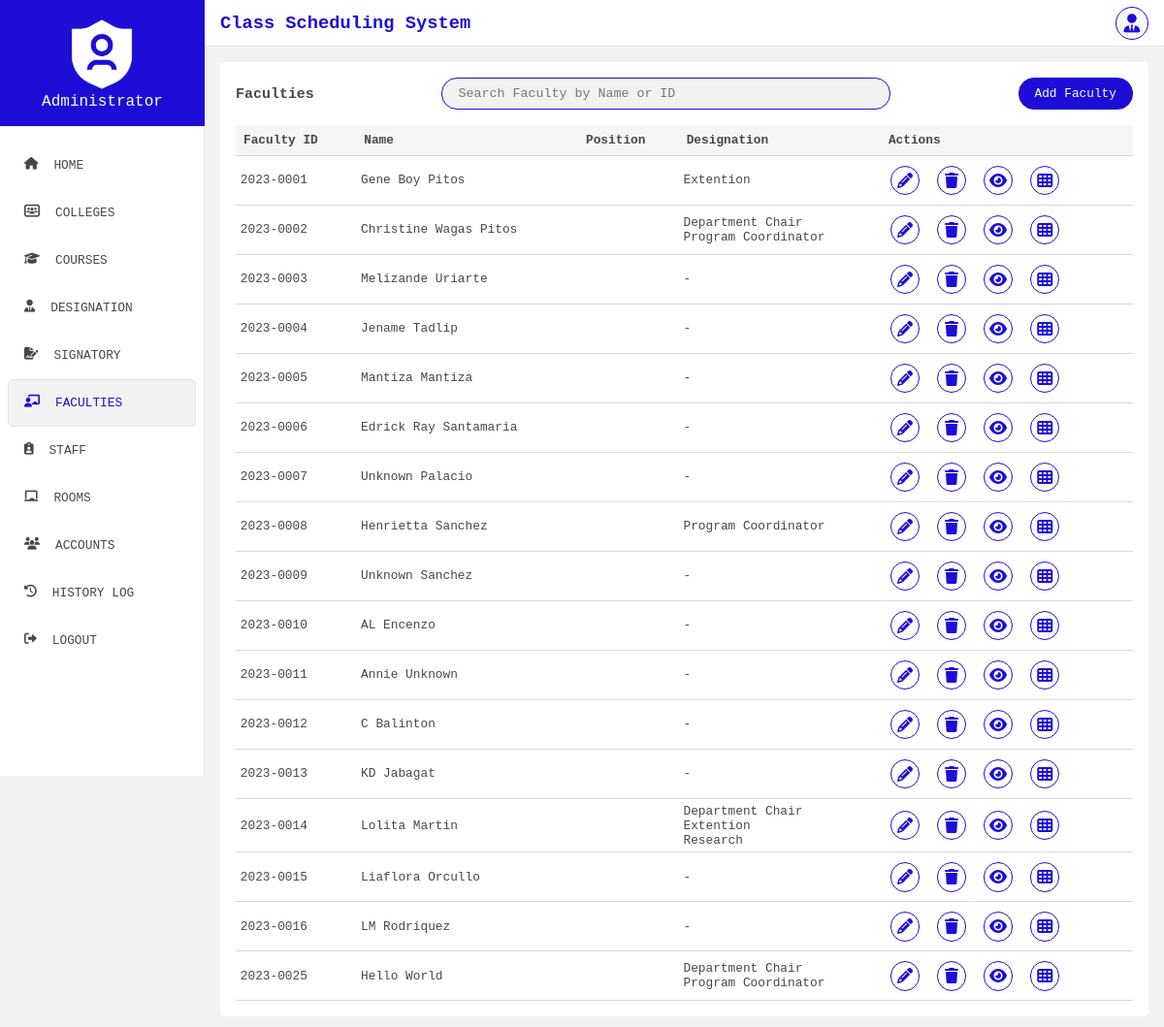
The app's page /view/faculties.php (signed in), older data.
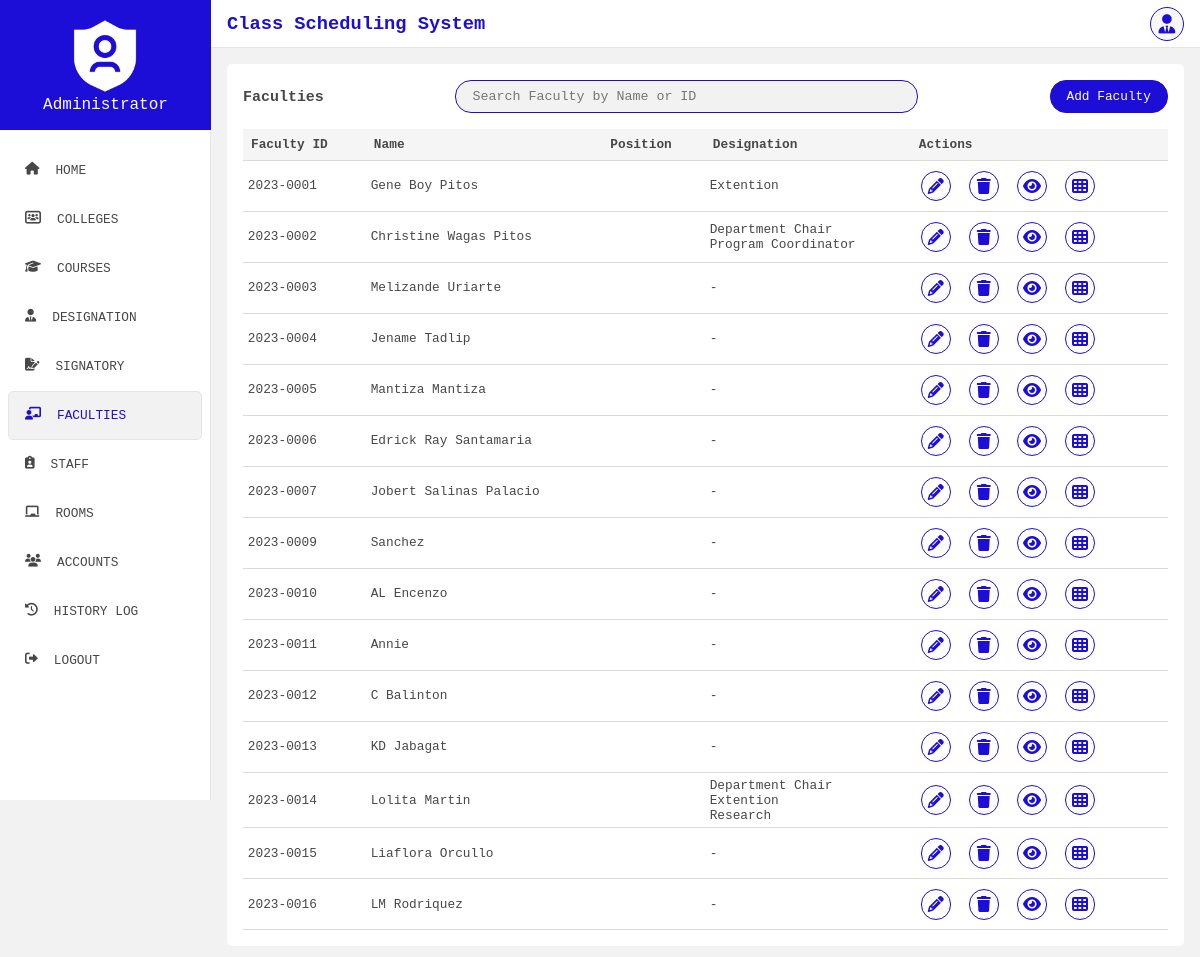
The same page, newer data.
### tables this page shows
CREATE TABLE `course_faculty` (
  `course_id` varchar(40) NOT NULL,
  `fac_id` varchar(40) NOT NULL
);

CREATE TABLE `faculty` (
  `fac_id` varchar(40) NOT NULL,
  `fname` varchar(100) DEFAULT NULL,
  `mname` varchar(100) DEFAULT NULL,
  `lname` varchar(40) DEFAULT NULL,
  `address` text DEFAULT NULL,
  `sex` varchar(40) DEFAULT NULL,
  `marital_stat` varchar(40) DEFAULT NULL,
  `contact` varchar(40) DEFAULT NULL,
  `vaccinated` varchar(40) DEFAULT NULL,
  `educ_qualification` varchar(50) NOT NULL,
  `qual_major` varchar(50) NOT NULL,
  `eligibility_prc` varchar(50) NOT NULL,
  `position_id` varchar(50) NOT NULL
);

CREATE TABLE `faculty_designation` (
  `fac_id` varchar(50) NOT NULL,
  `designation_id` varchar(50) NOT NULL
);

CREATE TABLE `designation` (
  `designation_id` varchar(50) NOT NULL,
  `designation_title` varchar(50) NOT NULL,
  `deloading` int(50) NOT NULL
);

### config/Dbh.php (called while the page is built)
<?php
class Dbh{
    private $host = "localhost";
    private $db_name = "class_scheduling";
    private $username = "root";
    private $password = "";
    public function connect(){
        try{
            $conn = new PDO("mysql:host=".$this->host.";dbname=".$this->db_name, $this->username, $this->password);
            $conn->setAttribute(PDO::ATTR_ERRMODE, PDO::ERRMODE_EXCEPTION);
            return $conn;
        } catch (PDOException $e){
            echo "Connection failed " . $e->getMessage();
        }
    }
}

### models/FacultiesModel.php (called while the page is built, shortened)
<?php
require_once "../config/Dbh.php";
class FacultiesModel extends Dbh{
    private $conn;
    public function __construct(){
        $this->conn = $this->connect();
    }
    public function read_faculties(){
        $sql = "SELECT * FROM `course_faculty` cf
                LEFT JOIN `faculty` f ON cf.fac_id = f.fac_id
                LEFT JOIN `course` c ON c.course_id = cf.course_id
                LEFT JOIN `college` cl ON cl.coll_id = c.coll_id ";
        $stmt = $this->conn->prepare($sql);
        $stmt->execute();
        return $stmt->fetchAll(PDO::FETCH_ASSOC);
    }
}

### controllers/FacultiesContr.php (called while the page is built, shortened)
<?php
require_once "../models/FacultiesModel.php";
require_once "../controllers/DesignationContr.php";
class FacultiesContr extends FacultiesModel{
    public function get_faculties(){
        return $this->read_faculties();
    }
}

### models/DesignationModel.php (called while the page is built, shortened)
<?php
require_once "../config/Dbh.php";
class DesignationModel extends Dbh{
    private $conn;
    public function __construct(){
        $this->conn = $this->connect();
    }
    public function read_faculty_designations($fac_id){
        $sql = "SELECT * FROM `faculty_designation` fd
                LEFT JOIN `designation` d ON d.designation_id = fd.designation_id
                WHERE `fac_id`=?";
        $stmt = $this->conn->prepare($sql);
        $stmt->execute([$fac_id]);
        return $stmt->fetchAll(PDO::FETCH_ASSOC);
    }
}

### controllers/DesignationContr.php (called while the page is built, shortened)
<?php
require_once "../models/DesignationModel.php";
class DesignationContr extends DesignationModel{
    public function get_faculty_designations($fac_id){
        if($fac_id){
            return $this->read_faculty_designations($fac_id);
        }
    }
}

### view/faculties.php (the view, shortened to what the rows shown need)
<?php
    require_once "../controllers/FacultiesContr.php";
    require_once "../controllers/DesignationContr.php";
    $faculties_contr = new FacultiesContr();
    $designation_contr = new DesignationContr();
    if(isset($_GET["course_id"])){
        $faculties = $faculties_contr->get_fac_by_crsID($_GET["course_id"]);
    }else{
        $faculties = $faculties_contr->get_faculties();
    }
?>
<!DOCTYPE html>
<html lang="en">
<head>
    <link rel="stylesheet" href="../public/css/general.css">
    <link rel="stylesheet" href="../public/css/all.css">
</head>
<body>
    <div class="container">
        <div class="main">
            <div class="content">
                <div class="table_container">
                    <table>
                        <tr>
                            <th>Faculty ID</th>
                            <th>Name</th>
                            <th>Position</th>
                            <th>Designation</th>
                            <th>Actions</th>
                        </tr>
                        <tbody id="faculty_list">
                            <?php
                            foreach($faculties as $faculty){
                                ?>
                                <tr>
                                    <td><?php echo $faculty["fac_id"]; ?></td>
                                    <td><?php echo $faculty["fname"].' '.$faculty["mname"].' '.$faculty["lname"]; ?></td>
                                    <td><?php echo $faculty["position"]; ?></td>
                                    <td>
                                        <?php
                                        $fac_designations = $designation_contr->get_faculty_designations($faculty["fac_id"]);
                                        if(count($fac_designations) > 0){
                                            foreach($fac_designations as $designation){
                                                echo "<span>".$designation["designation_title"]."</span><br>";
                                            }
                                        }else {
                                            echo '-';
                                        }
                                        ?>
                                    </td>
                                    <td>
                                        <div class="actions_con">
                                            <div class="actions">
                                                <?php
                                                if($_SESSION["user"]["user_type"] == "admin"){
                                                    ?>
                                                    <button class="tb_action_item" onclick='handleFacultyEdit(`<?php echo json_encode($faculty); ?>`);' title="edit">
                                                        <i class="fas fa-pencil"></i>
                                                    </button>
                                                    <button class="tb_action_item" title="delete" onclick="handleDeleteFaculty(`<?php echo $faculty['fac_id']; ?>`, `<?php echo $faculty['course_id']; ?>`);">
                                                        <i class="fas fa-trash"></i>
                                                    </button>
                                                    <?php
                                                }
                                                ?>
                                                <button class="tb_action_item" onclick='showMoreFacultyInfo(`<?php echo json_encode($faculty); ?>`);' title="view">
                                                    <i class="fas fa-eye"></i>
                                                </button>
                                                <button class="tb_action_item" title="schedule">
                                                    <a href="./instructor_load.php?<?php echo 'fac_id='.$faculty["fac_id"].'&course_id='.$faculty["course_id"]; ?>">
                                                        <i class="fas fa-table-cells"></i>
                                                    </a>
                                                </button>
                                            </div>
                                        </div>
                                    </td>
                                </tr>
                                <?php
                            }
                            ?>
                        </tbody>
                    </table>
                </div>
            </div>
        </div>
    </div>
</body>
</html>

Row changes from the older to the newer data that the page shows:
removed course_faculty: fac.fac_id "2023-0008", fac.fname "Henrietta", fac.lname "Sanchez"
removed faculty_designation: designation.designation_title "Program Coordinator", shown under "2023-0008"
removed course_faculty: fac.fac_id "2023-0025", fac.fname "Hello", fac.lname "World"
removed faculty_designation: designation.designation_title "Department Chair", shown under "2023-0025"
removed faculty_designation: designation.designation_title "Program Coordinator", shown under "2023-0025"
changed through a linked row, course_faculty "Palacio": fac.fname "Unknown" → "Jobert"; fac.mname (not shown) → "Salinas"
changed through a linked row, course_faculty "Sanchez": fac.fname "Unknown" → (not shown)
changed through a linked row, course_faculty "Annie": fac.lname "Unknown" → (not shown)
